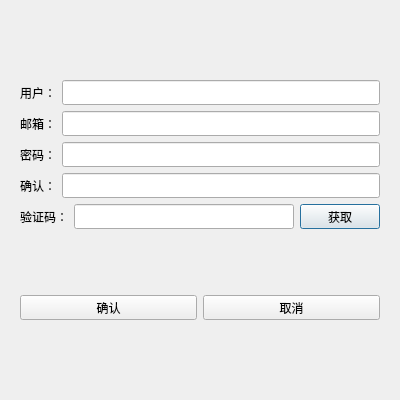
<?xml version="1.0" encoding="UTF-8"?>
<ui version="4.0">
 <class>RegisterDialog</class>
 <widget class="QDialog" name="RegisterDialog">
  <property name="geometry">
   <rect>
    <x>0</x>
    <y>0</y>
    <width>400</width>
    <height>400</height>
   </rect>
  </property>
  <property name="windowTitle">
   <string>Dialog</string>
  </property>
  <layout class="QHBoxLayout" name="horizontalLayout">
   <item>
    <layout class="QHBoxLayout" name="hbl_Main">
     <item>
      <widget class="QStackedWidget" name="swg_Main">
       <widget class="QWidget" name="page">
        <layout class="QVBoxLayout" name="verticalLayout">
         <item>
          <spacer name="vsp_1">
           <property name="orientation">
            <enum>Qt::Vertical</enum>
           </property>
           <property name="sizeHint" stdset="0">
            <size>
             <width>20</width>
             <height>40</height>
            </size>
           </property>
          </spacer>
         </item>
         <item>
          <layout class="QHBoxLayout" name="hbl_User">
           <item>
            <widget class="QLabel" name="lbl_User">
             <property name="minimumSize">
              <size>
               <width>0</width>
               <height>25</height>
              </size>
             </property>
             <property name="maximumSize">
              <size>
               <width>16777215</width>
               <height>25</height>
              </size>
             </property>
             <property name="text">
              <string>用户：</string>
             </property>
            </widget>
           </item>
           <item>
            <widget class="QLineEdit" name="edt_User">
             <property name="minimumSize">
              <size>
               <width>0</width>
               <height>25</height>
              </size>
             </property>
             <property name="maximumSize">
              <size>
               <width>16777215</width>
               <height>25</height>
              </size>
             </property>
            </widget>
           </item>
          </layout>
         </item>
         <item>
          <layout class="QHBoxLayout" name="hbl_Email">
           <item>
            <widget class="QLabel" name="lbl_Email">
             <property name="minimumSize">
              <size>
               <width>0</width>
               <height>25</height>
              </size>
             </property>
             <property name="maximumSize">
              <size>
               <width>16777215</width>
               <height>25</height>
              </size>
             </property>
             <property name="text">
              <string>邮箱：</string>
             </property>
            </widget>
           </item>
           <item>
            <widget class="QLineEdit" name="edt_Email">
             <property name="minimumSize">
              <size>
               <width>0</width>
               <height>25</height>
              </size>
             </property>
             <property name="maximumSize">
              <size>
               <width>16777215</width>
               <height>25</height>
              </size>
             </property>
            </widget>
           </item>
          </layout>
         </item>
         <item>
          <layout class="QHBoxLayout" name="hbl_Password">
           <item>
            <widget class="QLabel" name="lbl_Password">
             <property name="minimumSize">
              <size>
               <width>0</width>
               <height>25</height>
              </size>
             </property>
             <property name="maximumSize">
              <size>
               <width>16777215</width>
               <height>25</height>
              </size>
             </property>
             <property name="text">
              <string>密码：</string>
             </property>
            </widget>
           </item>
           <item>
            <widget class="QLineEdit" name="ebt_Password">
             <property name="minimumSize">
              <size>
               <width>0</width>
               <height>25</height>
              </size>
             </property>
             <property name="maximumSize">
              <size>
               <width>16777215</width>
               <height>25</height>
              </size>
             </property>
            </widget>
           </item>
          </layout>
         </item>
         <item>
          <layout class="QHBoxLayout" name="hbl_EnsurePass">
           <item>
            <widget class="QLabel" name="lbl_EnsurePass">
             <property name="minimumSize">
              <size>
               <width>0</width>
               <height>25</height>
              </size>
             </property>
             <property name="maximumSize">
              <size>
               <width>16777215</width>
               <height>25</height>
              </size>
             </property>
             <property name="text">
              <string>确认：</string>
             </property>
            </widget>
           </item>
           <item>
            <widget class="QLineEdit" name="edt_EnsurePass">
             <property name="minimumSize">
              <size>
               <width>0</width>
               <height>25</height>
              </size>
             </property>
             <property name="maximumSize">
              <size>
               <width>16777215</width>
               <height>25</height>
              </size>
             </property>
            </widget>
           </item>
          </layout>
         </item>
         <item>
          <layout class="QHBoxLayout" name="hbl_Captcha">
           <item>
            <widget class="QLabel" name="lbl_Captcha">
             <property name="minimumSize">
              <size>
               <width>0</width>
               <height>25</height>
              </size>
             </property>
             <property name="maximumSize">
              <size>
               <width>16777215</width>
               <height>25</height>
              </size>
             </property>
             <property name="text">
              <string>验证码：</string>
             </property>
            </widget>
           </item>
           <item>
            <widget class="QLineEdit" name="edt_Captcha">
             <property name="minimumSize">
              <size>
               <width>0</width>
               <height>25</height>
              </size>
             </property>
             <property name="maximumSize">
              <size>
               <width>16777215</width>
               <height>25</height>
              </size>
             </property>
            </widget>
           </item>
           <item>
            <widget class="QPushButton" name="pbtn_GetCaptcha">
             <property name="minimumSize">
              <size>
               <width>0</width>
               <height>25</height>
              </size>
             </property>
             <property name="maximumSize">
              <size>
               <width>16777215</width>
               <height>25</height>
              </size>
             </property>
             <property name="text">
              <string>获取</string>
             </property>
            </widget>
           </item>
          </layout>
         </item>
         <item>
          <spacer name="vsp_2">
           <property name="orientation">
            <enum>Qt::Vertical</enum>
           </property>
           <property name="sizeHint" stdset="0">
            <size>
             <width>20</width>
             <height>40</height>
            </size>
           </property>
          </spacer>
         </item>
         <item>
          <layout class="QHBoxLayout" name="hbl_Choice">
           <item>
            <widget class="QPushButton" name="pbtn_Confirm">
             <property name="minimumSize">
              <size>
               <width>0</width>
               <height>25</height>
              </size>
             </property>
             <property name="maximumSize">
              <size>
               <width>16777215</width>
               <height>25</height>
              </size>
             </property>
             <property name="text">
              <string>确认</string>
             </property>
            </widget>
           </item>
           <item>
            <widget class="QPushButton" name="pbtn_Cancel">
             <property name="minimumSize">
              <size>
               <width>0</width>
               <height>25</height>
              </size>
             </property>
             <property name="maximumSize">
              <size>
               <width>16777215</width>
               <height>25</height>
              </size>
             </property>
             <property name="text">
              <string>取消</string>
             </property>
            </widget>
           </item>
          </layout>
         </item>
         <item>
          <spacer name="vsp_3">
           <property name="orientation">
            <enum>Qt::Vertical</enum>
           </property>
           <property name="sizeHint" stdset="0">
            <size>
             <width>20</width>
             <height>40</height>
            </size>
           </property>
          </spacer>
         </item>
        </layout>
       </widget>
       <widget class="QWidget" name="page_2"/>
      </widget>
     </item>
    </layout>
   </item>
  </layout>
 </widget>
 <resources/>
 <connections/>
</ui>
